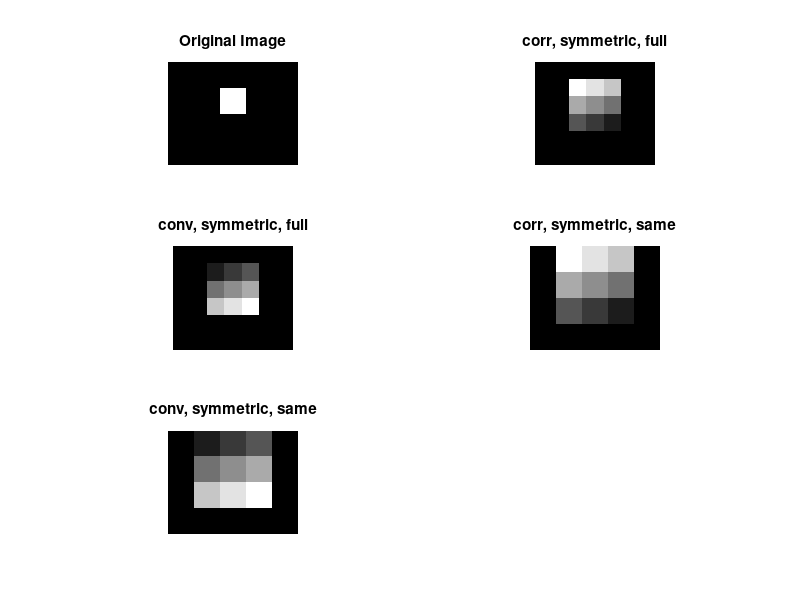

Write the MATLAB code that produced this figure.
% Spatial Filtering
% Generate Matrix f
f = [0 0 0 0 0;
     0 0 1 0 0;
     0 0 0 0 0;
     0 0 0 0 0];

% Generate mask W
W = [1 2 3;
         4 5 6;
         7 8 9];

% Apply imfilter
disp('Using Options - corr, symmetric, full')
filt_1 = imfilter(f, W, 'corr', 'symmetric', 'full');
%corelation ma kernal flip nahi hota

% Apply imfilter
disp('Using Options - conv, symmetric, full')
filt_2 = imfilter(f, W, 'conv', 'symmetric', 'full');
%conv ma Kernel horizontal + vertical flip hota hai
%third arg default corelation hota hai

% Apply imfilter
disp('Using Options - corr, symmetric, same')
filt_3 = imfilter(f, W, 'corr', 'symmetric', 'same');

% Apply imfilter
disp('Using Options - conv, symmetric, same')
filt_4 = imfilter(f, W, 'conv', 'symmetric', 'same');

figure

subplot(3,2,1)
imshow(f, [])
%[] auto scaling
title('Original Image')

subplot(3,2,2)
imshow(filt_1, [])
title('corr, symmetric, full')

subplot(3,2,3)
imshow(filt_2, [])
title('conv, symmetric, full')

subplot(3,2,4)
imshow(filt_3, [])
title('corr, symmetric, same')

subplot(3,2,5)
imshow(filt_4, [])
title('conv, symmetric, same')


            %symmetric
  %Problem pehle samjho (Boundary Issue)

%Jab filter image ke edges (border) par jata hai:

%Kernel ka kuch hissa image ke bahar chala jata hai

%Wahan pixel values exist nahi karti

%Is problem ko boundary handling kehte hain

%symmetric image ke borders ko mirror (sheesha) ki tarah reflect karta hai.
